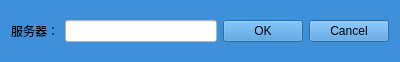
<?xml version="1.0" encoding="UTF-8"?>
<ui version="4.0">
 <class>remoteip</class>
 <widget class="QDialog" name="remoteip">
  <property name="geometry">
   <rect>
    <x>0</x>
    <y>0</y>
    <width>400</width>
    <height>62</height>
   </rect>
  </property>
  <property name="windowTitle">
   <string>Dialog</string>
  </property>
  <property name="styleSheet">
   <string notr="true">background-color: rgb(62, 144,218);</string>
  </property>
  <layout class="QHBoxLayout" name="horizontalLayout">
   <item>
    <widget class="QLabel" name="label">
     <property name="text">
      <string>服务器：</string>
     </property>
    </widget>
   </item>
   <item>
    <widget class="QLineEdit" name="lineEdit">
     <property name="styleSheet">
      <string notr="true">background-color: rgb(255, 255, 255);</string>
     </property>
    </widget>
   </item>
   <item>
    <widget class="QDialogButtonBox" name="buttonBox">
     <property name="minimumSize">
      <size>
       <width>160</width>
       <height>20</height>
      </size>
     </property>
     <property name="cursor">
      <cursorShape>PointingHandCursor</cursorShape>
     </property>
     <property name="styleSheet">
      <string notr="true"/>
     </property>
     <property name="orientation">
      <enum>Qt::Horizontal</enum>
     </property>
     <property name="standardButtons">
      <set>QDialogButtonBox::Cancel|QDialogButtonBox::Ok</set>
     </property>
    </widget>
   </item>
  </layout>
 </widget>
 <resources/>
 <connections>
  <connection>
   <sender>buttonBox</sender>
   <signal>accepted()</signal>
   <receiver>remoteip</receiver>
   <slot>accept()</slot>
   <hints>
    <hint type="sourcelabel">
     <x>248</x>
     <y>254</y>
    </hint>
    <hint type="destinationlabel">
     <x>157</x>
     <y>274</y>
    </hint>
   </hints>
  </connection>
  <connection>
   <sender>buttonBox</sender>
   <signal>rejected()</signal>
   <receiver>remoteip</receiver>
   <slot>reject()</slot>
   <hints>
    <hint type="sourcelabel">
     <x>316</x>
     <y>260</y>
    </hint>
    <hint type="destinationlabel">
     <x>286</x>
     <y>274</y>
    </hint>
   </hints>
  </connection>
 </connections>
</ui>
